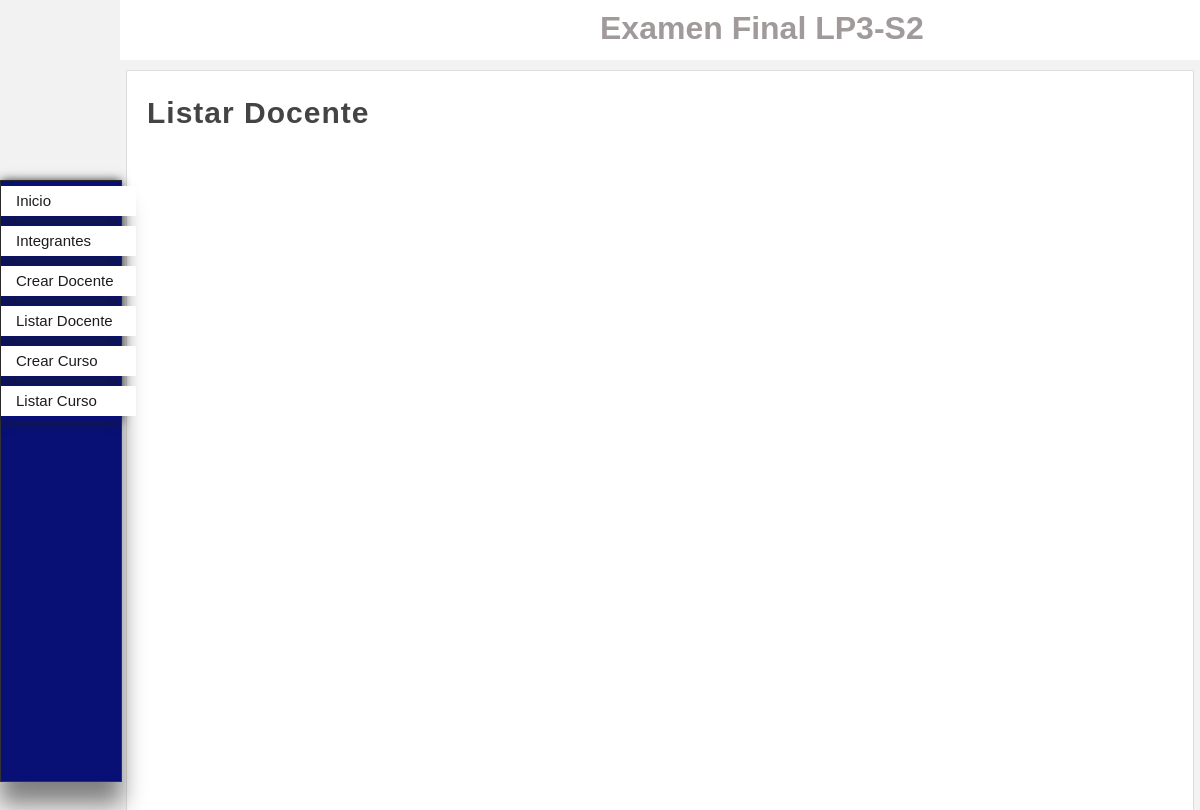
Page /listar_docente on the earlier database version.
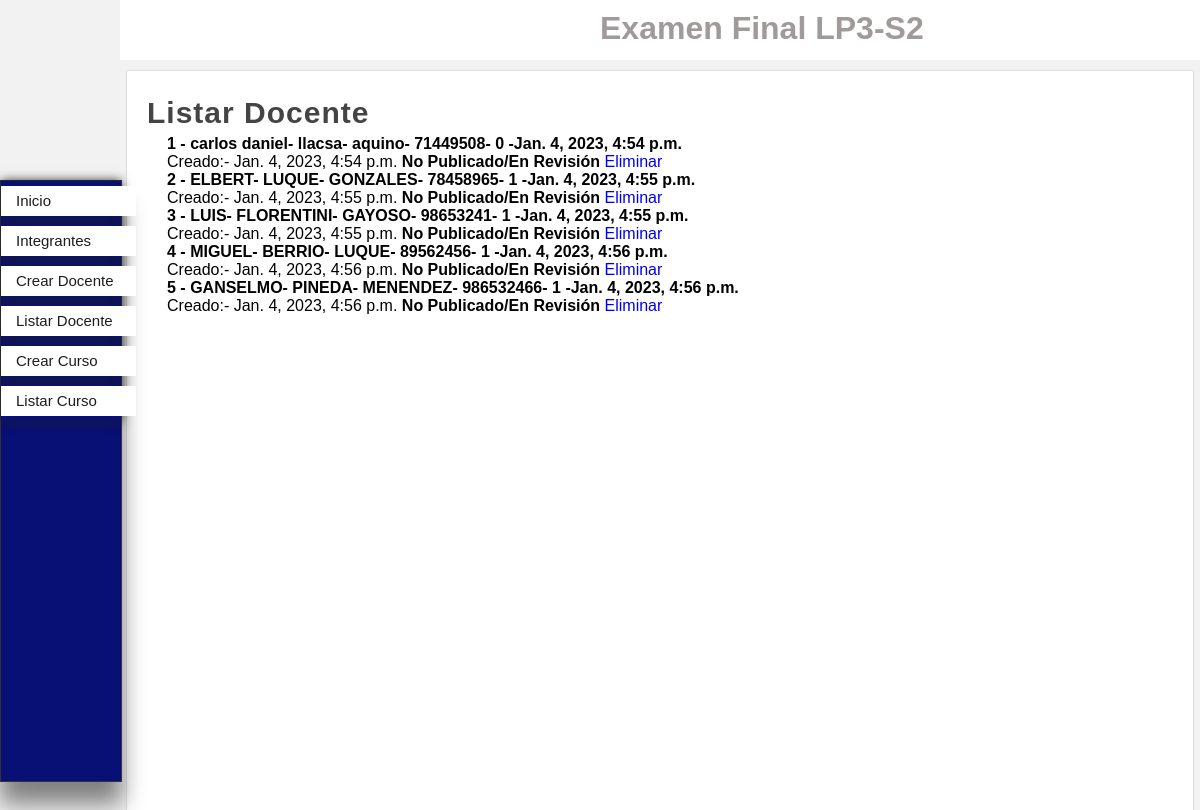
Same page on the later database version.
### miapp/models.py (models this page shows)
class Docente(models.Model):
    codigo = models.CharField(max_length=9)
    nombre = models.CharField(max_length=50)
    apellido_materno = models.CharField(max_length=50)
    apellido_paterno = models.CharField(max_length=50)
    dni = models.CharField(max_length=8)
    fecha_nacimiento = models.DateTimeField(auto_now_add=True)
    fecha_registro = models.DateTimeField(auto_now_add=True)
    estado =models.CharField( max_length=1)

### miapp/views.py (the view)
# urls.py: path('listar_docente',views.listar_docente, name = "listar_docente"),
def listar_docente(request):
    docente = Docente.objects.all()
    return render(request,'listar_docente.html',{
    'docentes': docente,
    'titulo': 'Listar Docente'
        })

### miapp/templates/listar_docente.html (shortened to what this page needs)
{% extends 'layout.html' %}
{% block content %}
    <h1 class="title">{{titulo}} </h1>
    <ul>
        {% for docente in docentes %}
            <li>
                <h4>{{docente.id}} - {{docente.nombre}}- {{docente.apellido_materno}}- {{docente.apellido_paterno}}-
                    {{docente.dni}}- {{docente.estado}} -{{docente.fecha_nacimiento}}</h4>
                <span>Creado:- {{docente.fecha_registro}}</span>
                 {% if docente.publicado %}
                    <strong> Publicado </strong>
                {% else %}
                    <strong> No Publicado/En Revisión </strong>
                {% endif %}
                    <a href="{% url 'eliminar_docente' id=docente.id %}">Eliminar</a>
            </li>
        {% endfor %}
    </ul>
{% endblock %}

### miapp/templates/layout.html (shortened to what this page needs)
<!DOCTYPE html>
<html lang="en">
<head>
    {% load static %}
        <link rel="stylesheet" type="text/css" href="{% static 'css/style.css' %}" />
</head>
<body>
    <header>
        <div id="logotipo">
            <h1>Examen Final LP3-S2</h1>
        </div>
        <div id="img">
        </div>
    </header>
    <nav>
        <ul>
            <li>
                <a href="{% url 'inicio' %}">Inicio</a>
            </li>
            <li>
                <a href="{% url 'integrantes' %}">Integrantes</a>
            </li>
            <li>
                <a href="{% url 'crear_docente' %}">Crear Docente</a>
            </li>
            <li>
                <a href="{% url 'listar_docente' %}">Listar Docente</a>
            </li>
            <li>
                <a href="{% url 'crear_curso' %}">Crear Curso</a>
            </li>
            <li>
                <a href="{% url 'listar_curso' %}">Listar Curso</a>
            </li>
        </ul>
    </nav>
    <div id="content">
        <div class="box">
            {% block content %}{% endblock %}
        </div>
    </div>
</body>
</html>

### miapp/static/css/style.css (style rules this page uses)
* { margin: 0px; padding: 0px; font-family: Arial, Helvetica, sans-serif; text-decoration: none; }
.box { background: white; width: 95%; min-height: 930px; padding: 20px; border: 1px solid #ddd; border-radius: 2px; margin: 0 auto; }
.box p, .box h2, .box h3, .box ul { margin-bottom: 5px; margin-top: 5px; }
.box ul, .box ol { margin-left: 20px; margin-bottom: 10px; }
body { background-color: #f2f2f2; }
header { width: 90%; height: 60px; background-color: #fff; float: right; }
#logotipo { width: 55%; height: 130px; margin: 0 auto; padding-top: 10px; }
#img { position: relative; display: inline-block; width: 10%; right: 150px; border-radius: 5px; z-index: 100; right: 153px; bottom: 135px; }
#logotipo h1 { position: absolute; left: 600px; color: rgb(161, 154, 154); }
nav { position: absolute; width: 10%; height: 600px; margin: 0; background-color: rgb(9, 16, 117); border: 1px solid #333333; box-shadow: 0px 22px 22px gray; font-size: 15px; top :180px }
nav ul { list-style: none; text-decoration: none; }
nav ul li { line-height: 30px; box-shadow: 0 0 10px #1a1c1d; }
nav ul li a { display: inline-block; padding-left: 15px; padding-right: 10px; color: #1a1c1d; background-color: white; margin: 5px auto; width: 110px; border: 1px #1a1c1d; }
#content { width: 90%; height: 600px; float: right; margin: 0 auto; margin-bottom: 10px; margin-top: 10px; }
.title { color: #444; letter-spacing: 1px; font-size: 30px; margin-bottom: 4px; margin-top: 5px; }
li { text-decoration: none; list-style: none; }

Differences in the rows shown:
added Docente: id "1", nombre "carlos daniel", apellido_materno "llacsa", apellido_paterno "aquino", dni "71449508", estado "0", fecha_nacimiento "Jan. 4, 2023, 4:54 p.m.", fecha_registro "Jan. 4, 2023, 4:54 p.m."
added Docente: id "2", nombre "ELBERT", apellido_materno "LUQUE", apellido_paterno "GONZALES", dni "78458965", estado "1", fecha_nacimiento "Jan. 4, 2023, 4:55 p.m.", fecha_registro "Jan. 4, 2023, 4:55 p.m."
added Docente: id "3", nombre "LUIS", apellido_materno "FLORENTINI", apellido_paterno "GAYOSO", dni "98653241", estado "1", fecha_nacimiento "Jan. 4, 2023, 4:55 p.m.", fecha_registro "Jan. 4, 2023, 4:55 p.m."
added Docente: id "4", nombre "MIGUEL", apellido_materno "BERRIO", apellido_paterno "LUQUE", dni "89562456", estado "1", fecha_nacimiento "Jan. 4, 2023, 4:56 p.m.", fecha_registro "Jan. 4, 2023, 4:56 p.m."
added Docente: id "5", nombre "GANSELMO", apellido_materno "PINEDA", apellido_paterno "MENENDEZ", dni "986532466", estado "1", fecha_nacimiento "Jan. 4, 2023, 4:56 p.m.", fecha_registro "Jan. 4, 2023, 4:56 p.m."
